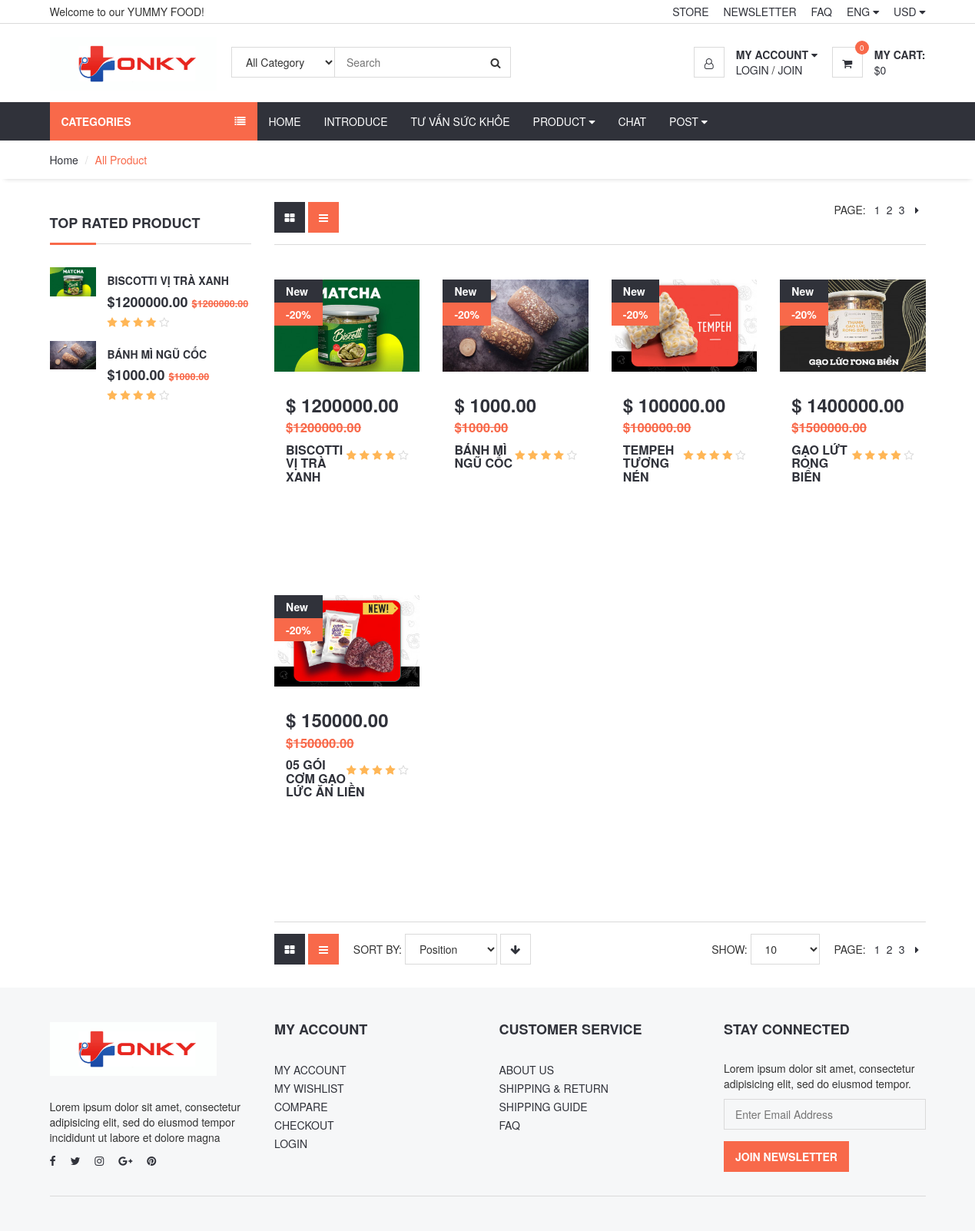
/index.php?option=product&page=1, run on the app's committed database.
### tables this page shows
CREATE TABLE `latnt_menu` (
  `id` int(11) UNSIGNED NOT NULL,
  `name` varchar(255) DEFAULT NULL,
  `type` varchar(255) NOT NULL,
  `link` varchar(255) DEFAULT NULL,
  `tableid` int(11) DEFAULT NULL,
  `parentid` int(11) NOT NULL DEFAULT 0,
  `orders` int(11) NOT NULL DEFAULT 0,
  `position` varchar(255) NOT NULL,
  `created_at` timestamp NOT NULL DEFAULT current_timestamp() ON UPDATE current_timestamp(),
  `created_by` int(11) NOT NULL,
  `updated_at` timestamp NOT NULL DEFAULT '0000-00-00 00:00:00',
  `updated_by` int(11) NOT NULL,
  `status` int(11) NOT NULL
);

CREATE TABLE `latnt_product` (
  `id` int(11) UNSIGNED NOT NULL,
  `catid` int(11) NOT NULL,
  `name` varchar(255) NOT NULL,
  `slug` varchar(255) NOT NULL,
  `img` varchar(100) NOT NULL,
  `detail` longtext NOT NULL,
  `number` int(11) UNSIGNED NOT NULL,
  `numberReceipt` int(11) NOT NULL,
  `price` float(12,0) NOT NULL,
  `pricesale` float(12,0) NOT NULL,
  `metakey` varchar(150) NOT NULL,
  `metadesc` varchar(150) NOT NULL,
  `created_at` timestamp NOT NULL DEFAULT '0000-00-00 00:00:00',
  `created_by` int(11) UNSIGNED NOT NULL DEFAULT 1,
  `updated_at` timestamp NOT NULL DEFAULT '0000-00-00 00:00:00',
  `updated_by` int(11) UNSIGNED NOT NULL DEFAULT 1,
  `status` int(11) NOT NULL DEFAULT 1
);

### system/load.php (called while the page is built, shortened)
<?php
function loadComponent($page=true)
{
	$pathView='views/';
	if($page==true)
	{
		$pathView.='pages/';
		if(isset($_REQUEST['option']))
		{
			$pathView.=$_REQUEST['option'];
			if($_REQUEST['option']=='cart')
			{
				if(isset($_REQUEST['cat']))
				{
					$pathView.='-'.$_REQUEST['cat'].'.php';
				}
				else
				{
					$pathView.='.php';
				}
			}
			else
			{
				if(isset($_REQUEST['id']))
				{
					$pathView.='-detail.php';
				}
				else
				{
					if(isset($_REQUEST['cat']))
					{
						$pathView.='-category.php';
					}
					else
					{
						$pathView.='.php';
					}
				}
			}
		}
		else
		{
			$pathView.='home.php';
		}
	}
	require_once($pathView);
}
function loadModel($name)
{
	$model = ucfirst(strtolower($name));
	$pathView ='models/'.$model.'.php';
	return new $model;
}
function loadClass($name)
{
	$name=ucfirst(strtolower($name));
	$pathClass='system/'.$name.'.php';
	return new $name;
}
?>

### index.php (called while the page is built, shortened)
<?php
require_once('system/Database.php');
require_once('system/load.php');
loadComponent();
  ?>

### system/Database.php (called while the page is built, shortened)
<?php
 class Database extends config
 {
 	function __construct()
 	{
 		$this->conn = mysqli_connect($this->host,$this->user,$this->pass,$this->db);
 		mysqli_set_charset($this->conn,"utf8");
 	}
 	function QueryAll($sql)
 	{
 		$result=mysqli_query($this->conn, $sql);
 		$a=array();
 		while($row=mysqli_fetch_assoc($result))
 		{
 			$a[]=$row;
 		}
 		return $a;
 	}
 	function QueryCount($sql)
 	{
 		$result = mysqli_query($this->conn,$sql);
 		$count=mysqli_num_rows($result);
 		return $count;
 	}
 }
  ?>

### models/Menu.php (called while the page is built, shortened)
<?php
class Menu extends Database
{
		function menu_parentid($parentid=0)
	{
		$sql="SELECT * FROM latnt_menu WHERE status='1' AND parentid='$parentid' ORDER BY orders ASC";
		return $this->QueryAll($sql);
	}
}
  ?>

### models/Product.php (called while the page is built, shortened)
<?php
class product extends Database
{
	function product_home_lastnew($limit=12)
	{
		$sql="SELECT * FROM latnt_product WHERE status='1' order by created_at DESC LIMIT $limit";
		return $this->QueryAll($sql);
	}
function Product_all($first,$limit)
	{
		$sql="SELECT * FROM latnt_product WHERE status='1'  ORDER BY created_at DESC LIMIT $first,$limit";
		return $this->QueryAll($sql);
	}
	function product_all_count()
	{
		$sql="SELECT * FROM latnt_product WHERE status='1' ";
		return $this->QueryCount($sql);
	}
}
  ?>

### views/pages/product.php (the view, shortened to what this page needs)
<?php $product = loadModel('product');
$list_product=$product->product_home_lastnew(2);
$pt = loadClass('phantrang');
$limit = 5;
$first = $pt->pageFirst($limit);
$list_product1 = $product->Product_all($first,$limit);
$total = $product->product_all_count();
?>
<?php require_once('views/header.php');  ?>
<div id="navigation">
		<div class="container">
			<div id="responsive-nav">
					<div class="category-nav show-on-click">
				<?php require_once('views/modules/category.php');  ?>
			</div>
<?php require_once('views/modules/mainmenu.php');  ?>
			</div>
		</div>
	</div>
	<div id="breadcrumb">
		<div class="container">
			<ul class="breadcrumb">
				<li><a href="#">Home</a></li>
				<li class="active">All Product</li>
			</ul>
		</div>
	</div>
	<div class="section">
		<div class="container">
			<div class="row">
				<div id="aside" class="col-md-3">
					<div class="aside">
						<h3 class="aside-title">Top Rated Product</h3>
						<?php foreach($list_product as $rlist): ?>
						<div class="product product-widget">
							<div class="product-thumb">
								<img src="public/img/<?php echo $rlist['img'];?>" alt="">
							</div>
							<div class="product-body">
								<h2 class="product-name"><a href="index.php?option=product&id=<?php  echo $rlist['slug']; ?>"><?php echo $rlist['name'];?></a></h2>
								<h3 class="product-price">$<?php echo $rlist['pricesale'];?>.00 <del class="product-old-price">$<?php echo $rlist['price'];?>.00</del></h3>
								<div class="product-rating">
									<i class="fa fa-star"></i>
									<i class="fa fa-star"></i>
									<i class="fa fa-star"></i>
									<i class="fa fa-star"></i>
									<i class="fa fa-star-o empty"></i>
								</div>
							</div>
						</div>
					<?php endforeach; ?>
					</div>
				</div>
				<div id="main" class="col-md-9">
					<div class="store-filter clearfix">
						<div class="pull-left">
							<div class="row-filter">
								<a href="#"><i class="fa fa-th-large"></i></a>
								<a href="#" class="active"><i class="fa fa-bars"></i></a>
							</div>
						</div>
						<div class="pull-right">
							<ul class="store-pages">
								<li><span class="text-uppercase">Page:</span></li>
								<?php
						echo $pt->pageLink($total,$limit,'index.php?option=product');
					?>
								<li><a href="#"><i class="fa fa-caret-right"></i></a></li>
							</ul>
						</div>
					</div>
					<div id="store">
						<div class="row">
							 <?php foreach($list_product1 as $rlist): ?>
							<div class="col-md-3 col-sm-6 col-xs-6">
								<div class="product product-single">
									<div class="product-thumb">
										<div class="product-label">
											<span>New</span>
											<span class="sale">-20%</span>
										</div>
										<img src="public/img/<?php echo $rlist['img'];?>" alt="">
									</div>
									<div class="product-body">
										<h3 class="product-price">$ <?php echo $rlist['pricesale'];?>.00 <del class="product-old-price">$<?php echo $rlist['price'];?>.00</del></h3>
										<div class="product-rating">
											<i class="fa fa-star"></i>
											<i class="fa fa-star"></i>
											<i class="fa fa-star"></i>
											<i class="fa fa-star"></i>
											<i class="fa fa-star-o empty"></i>
										</div>
										<h2 class="product-name"><a href="index.php?option=product&id=<?php  echo $rlist['slug']; ?>"><?php echo $rlist['name'];?></a></h2>
									</div>
								</div>
							</div>
								<?php endforeach; ?>
						</div>
					</div>
					<div class="store-filter clearfix">
						<div class="pull-left">
							<div class="row-filter">
								<a href="#"><i class="fa fa-th-large"></i></a>
								<a href="#" class="active"><i class="fa fa-bars"></i></a>
							</div>
							<div class="sort-filter">
								<span class="text-uppercase">Sort By:</span>
								<select class="input">
										<option value="0">Position</option>
									</select>
								<a href="#" class="main-btn icon-btn"><i class="fa fa-arrow-down"></i></a>
							</div>
						</div>
						<div class="pull-right">
							<div class="page-filter">
								<span class="text-uppercase">Show:</span>
								<select class="input">
										<option value="0">10</option>
									</select>
							</div>
							<ul class="store-pages">
								<li><span class="text-uppercase">Page:</span></li>
							<?php
						echo $pt->pageLink($total,$limit,'index.php?option=product');
					?>
								<li><a href="#"><i class="fa fa-caret-right"></i></a></li>
							</ul>
						</div>
					</div>
				</div>
			</div>
		</div>
	</div>
 <?php require_once('views/footer.php');  ?>

### views/modules/mainmenu.php (shortened to what this page needs)
<?php
$menu = loadModel('menu');
$listcat1 = $menu->menu_parentid(0);
$html_listmenu='';
foreach($listcat1 as $c1)
{
  $listcat2=$menu->menu_parentid($c1['id']);
  if(count($listcat2))
  {
    $html_listmenu.='<li class="dropdown default-dropdown"><a class="dropdown-toggle" href="'.$c1['link'].'" data-toggle="dropdown" aria-expanded="true">'.$c1['name'].'   <i class="fa fa-caret-down"></i></a>';
    $html_listmenu .='<ul class="custom-menu">';
     $html_listmenu.='<ul class="list-links">';
    foreach($listcat2 as $c2)
    {
      $html_listmenu.='<li><a href="index.php?option='.$c2['link'].'">'.$c2['name'].'</a></li>';
    }
    $html_listmenu .='</ul>';
    $html_listmenu .='</ul>';
    $html_listmenu.='</li>';
  }
  else
  {
    $html_listmenu.='<li ><a href="'.$c1['link'].'">'.$c1['name'].'</a>';
    $html_listmenu.='</li>';
  }
}
?>
				<div class="menu-nav">
					<ul class="menu-list">
						<?php echo $html_listmenu; ?>
					</ul>
				</div>

### data on the page
latnt_menu: name "HOME"
latnt_menu: name "INTRODUCE"
latnt_menu: name "TƯ VẤN SỨC KHỎE"
latnt_menu: name "PRODUCT"
latnt_menu: name "CHAT"
latnt_menu: name "POST"
latnt_product: img (picture), name "BISCOTTI VỊ TRÀ XANH", pricesale "1200000", price "1200000"
latnt_product: img (picture), name "BÁNH MÌ NGŨ CỐC", pricesale "1000", price "1000"
latnt_product: img (picture), pricesale "100000", price "100000", name "TEMPEH TƯƠNG NÉN"
latnt_product: img (picture), pricesale "1400000", price "1500000", name "GẠO LỨT RONG BIỂN"
latnt_product: img (picture), pricesale "150000", price "150000", name "05 GÓI CƠM GẠO LỨC ĂN LIỀN"

### other printed values
$cart->cart_total_all_product() "0"
